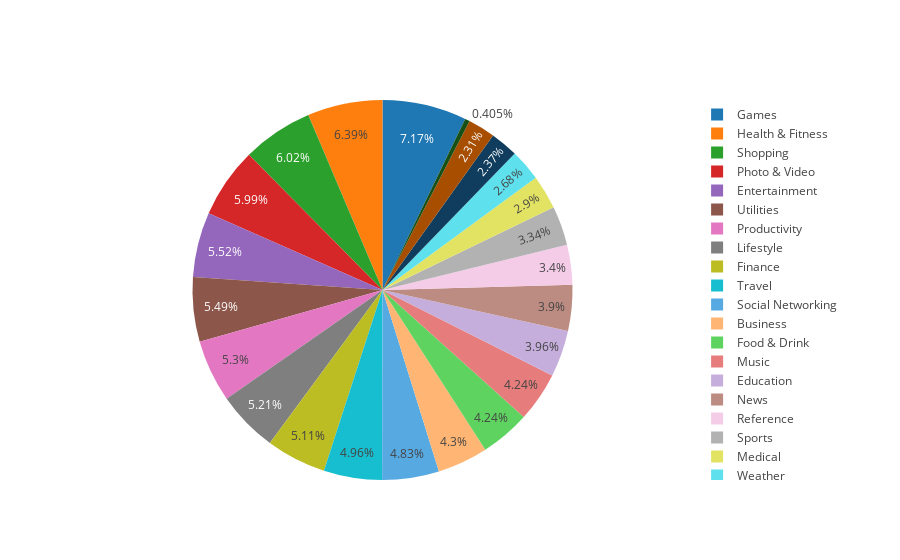

Notebook code for this chart:
### Code cell
number_of_apps_in_category = df['Category'].value_counts().sort_values(ascending=True)

data = [go.Pie(
        labels = number_of_apps_in_category.index,
        values = number_of_apps_in_category.values,
        hoverinfo = 'label+value'
    
)]

plotly.offline.iplot(data, filename='active_category')

### Figure 1 — Plotly figure (JSON) as saved in the notebook; plotly's stock layout.template omitted (floating-point values rounded to 4 significant figures)
{"data": [{"hoverinfo": "label+value", "labels": ["Magazines & Newspapers", "Navigation", "Books", "Weather", "Medical", "Sports", "Reference", "News", "Education", "Food & Drink", "Music", "Business", "Social Networking", "Travel", "Finance", "Lifestyle", "Productivity", "Utilities", "Entertainment", "Photo & Video", "Shopping", "Health & Fitness", "Games"], "type": "pie", "uid": "ba2e7181-6270-4c81-b94b-70632ef1abff", "values": [13, 74, 76, 86, 93, 107, 109, 125, 127, 136, 136, 138, 155, 159, 164, 167, 170, 176, 177, 192, 193, 205, 230]}], "layout": {}}
